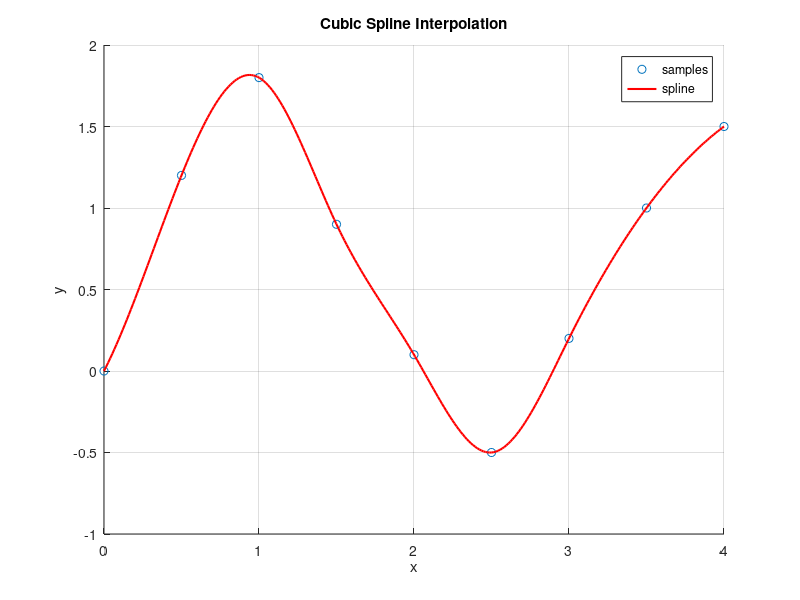

MATLAB code to generate this figure:
% Spline Smooth — Smooth interpolation of sparse data
% Uses spline() to create a smooth curve through sample points.
% Pull toolbox functions (signal, stats, graphics, io) into scope so we
% can call them by short name (fft, butter, plot, std, ...). Without this,
% we'd need fully qualified names like signal.transforms.fft(...).


clear
close all

x = 0:0.5:4;
y = [0 1.2 1.8 0.9 0.1 -0.5 0.2 1.0 1.5];

xq = linspace(0, 4, 300);
yq = spline(x, y, xq);

figure
hold on
scatter(x, y)
plot(xq, yq, 'r-', 'LineWidth', 1.5)
hold off
title('Cubic Spline Interpolation')
xlabel('x')
ylabel('y')
legend('samples', 'spline')
grid on
